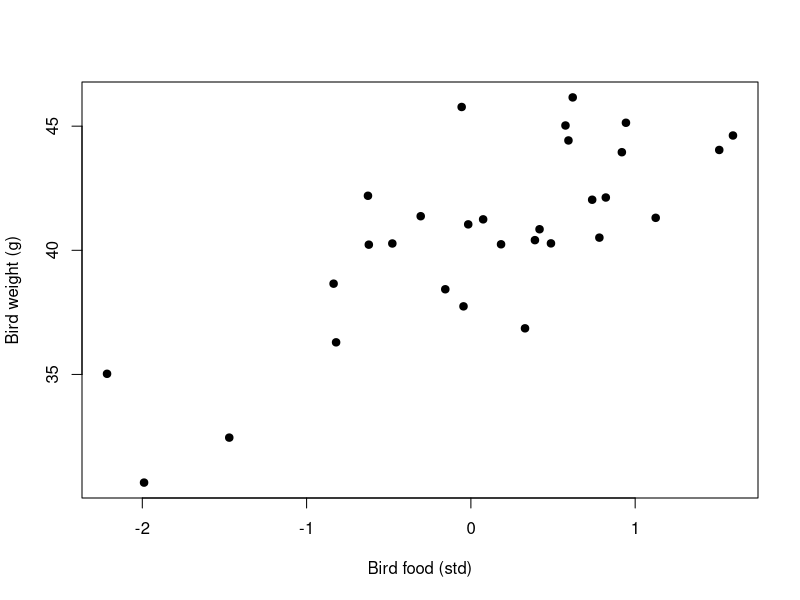

R code for this plot:
##########################################
# simulate bird data for linear regression
##########################################

#set seed for reproducing results
set.seed(1)
#number of data points
N <- 30
#simulate predictors (standardized)
food_std <- rnorm(N, 0, 1)
#generating intercept and slope values
alpha <- 40
beta <- 3
#simulate linear predictor
mu <- alpha + beta * food_std
#process error (wrt relationship between food and bird weight)
sigma <- 3
#simulate y values
bird_weight <- rnorm(N, mu, sigma)

#plot
plot(food_std, bird_weight,
     pch = 19,
     xlab = 'Bird food (std)',
     ylab = 'Bird weight (g)')